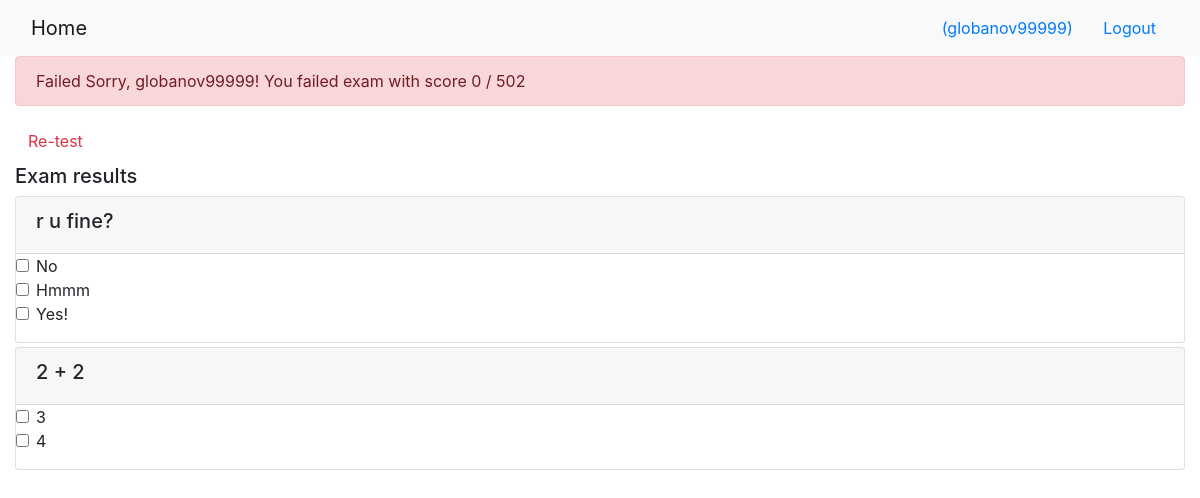
The page /onlinecourse/course/1/submission/1/result/ (signed in) on the database its author committed.
### onlinecourse/models.py (models this page shows)
class Question(models.Model):
    cources = models.ManyToManyField(Course)
    lesson = models.ForeignKey(Lesson, on_delete=models.CASCADE)
    question_text = models.CharField(max_length=200)
    grade_point = models.IntegerField()
    choice_set = models.ManyToManyField(Choice)
    def is_get_score(self, selected_ids):
        all_correct = sorted(self.choice_set.filter(is_correct=True), key=id)
        selected = sorted(self.choice_set.filter(id__in=selected_ids), key=id)
        if all_correct == selected:
            return True
        else:
            return False

class Choice(models.Model):
    content = models.CharField(max_length=200)
    is_correct = models.BooleanField()

### onlinecourse/views.py (the view)
# urls.py: path('course/<int:course_id>/submission/<int:submission_id>/result/', views.show_exam_result ,name='show_exam_result'),
def show_exam_result(request, course_id, submission_id):
    course = Course.objects.get(pk=course_id)
    questions = Question.objects.filter(cources=course_id)
    score=total=0
    for qqq in questions:
        choices = Choice.objects.filter(submission=submission_id, question=qqq.id)
        total+=qqq.grade_point
        if qqq.is_get_score(choices):
            score+=qqq.grade_point
    grade = int(score*100/total)
    choices = Choice.objects.filter(submission=submission_id)
    context={'course': course,
            'choices': choices,
            'total':total,
            'score':score,
            'grade':grade}
    print(context)
    template_name = 'onlinecourse/exam_result_bootstrap.html'
    return render(request, template_name, context)

### onlinecourse/models.py (called while the page is built)
    def __str__(self):
        return "Name: " + self.name + "," + \
               "Description: " + self.description

### onlinecourse/templates/onlinecourse/exam_result_bootstrap.html (shortened to what this page needs)
<!DOCTYPE html>
<html lang="en">
<head>
    {% load static %}
    <link rel="stylesheet" href="https://maxcdn.bootstrapcdn.com/bootstrap/4.5.2/css/bootstrap.min.css">
</head>
<body>
 <nav class="navbar navbar-light bg-light">
    <div class="container-fluid">
        <div class="navbar-header">
              <a class="navbar-brand" href="{% url 'onlinecourse:index' %}">Home</a>
        </div>
        <ul class="nav navbar-nav navbar-right">
            {% if user.is_authenticated %}
            <li>
                <a class="btn btn-link" href="#">{{ user.first_name }}({{ user.username }})</a>
                <a class="btn btn-link" href="{% url 'onlinecourse:logout' %}">Logout</a>
            </li>
            {% endif %}
        </ul>
    </div>
</nav>
<div class="container-fluid">
    {% if grade > 80 %}
    <div class="alert alert-success">
        <bold>Congratulations, {{user}}!</bold> You passed exam with score  {{score}} / {{total}}
    </div>
        {% else %}
        <div class="alert alert-danger">
            <bold>Failed</bold> Sorry, {{user}}! You failed exam with score {{score}} / {{total}}
        </div>
        <a class="btn btn-link text-danger" href="{% url 'onlinecourse:course_details' course.id %}">Re-test</a>
        {% endif %}
        <div class="card-columns-vertical mt-1">
        <h5 class="">Exam results</h5>
            {% for question in course.question_set.all %}
                <div class="card mt-1">
                    <div class="card-header"><h5>{{ question.question_text}}</h5></div>
                    <div class="form-group">
                        {% for choice in question.choice_set.all %}
                        <div class="form-check">
                            <label class="form-check-label">
                                {% if choice in  choices %}
                                    {% if choice.is_correct %}
                                        <p class="text-success">
                                            <input type="checkbox" name="choice_{{choice.id}}"
                                                class="form-check-input" id="{{choice.id}}"
                                                value="{{choice.id}}" checked="yes">{{ choice.content }}
                                        </p>
                                    {%else%}
                                        <p class="text-danger">
                                            <input type="checkbox" name="choice_{{choice.id}}"
                                                class="form-check-input" id="{{choice.id}}"
                                                value="{{choice.id}}" checked="yes">{{ choice.content }}
                                        </p>
                                    {% endif %}
                                {%else%}
                                <input type="checkbox" name="choice_{{choice.id}}"
                                    class="form-check-input" id="{{choice.id}}"
                                    value="{{choice.id}}">{{ choice.content }}
                                {% endif %}
                            </label>
                        </div>
                        {% endfor %}
                    </div>
                </div>
            {% endfor %}
        </div>
    </div>
</body>
</html>

### rows shown on the page
Question: question_text "r u fine?"
Choice: content "No"
Choice: content "Hmmm"
Choice: content "Yes!"
Question: question_text "2 + 2"
Choice: content "3"
Choice: content "4"

### other values the page prints
{{ user.username }} "globanov99999"
{{ user }} "globanov99999"
{{ score }} "0"
{{ total }} "502"
